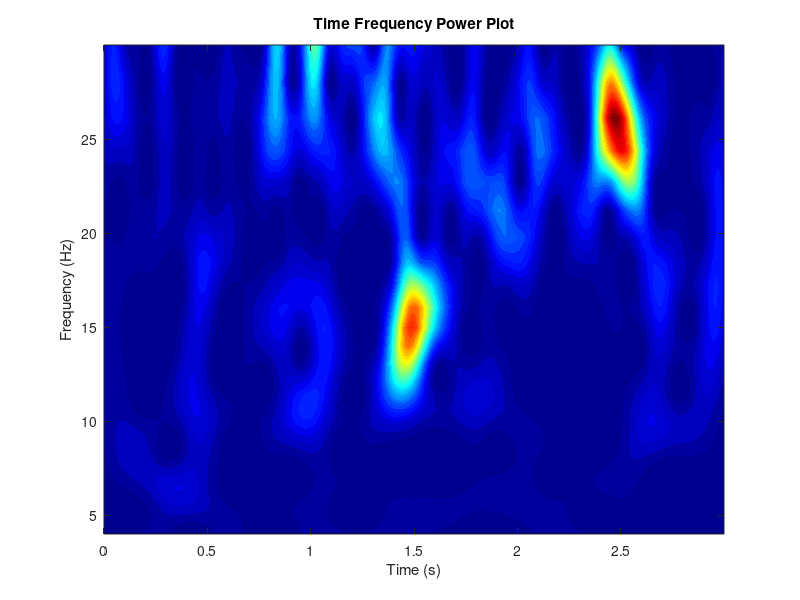

MATLAB code for this plot:
clear 

%% Setup Parameters
srate = 1000;           % in Hz
wavelt = -2:1/srate:2;  % best practice to have 0 in the center of the wavelet

data = 0;

% Frequency parameters
min_freq = 4; % Hz
max_freq = 30; % Hz
num_freq = 30; % count
frex = logspace(log10(min_freq),log10(max_freq),num_freq);

% different wavelet widths (number of wavelet cycles)
range_cycles = [ 4 10 ];
nCycles = logspace(log10(range_cycles(1)),log10(range_cycles(end)),num_freq);

% time vector
pnts   = 3000;
times = (0:pnts-1)/srate;


% Gaussian and sine parameters
peaktime = [0.5 1 1.5 2 2.5]; % seconds
width    = .12;
sinefreq = [5 10 15 20 25]; % for sine wave

for i = 1:length(peaktime)
   
    % create Gaussian taper
    gaus = exp( -(times-peaktime(i)).^2 / (2*width^2) );
    % trial-unique sine wave
    cosw = cos(2*pi*sinefreq(i)*times);
    
    data = data + 0.4*(cosw).* gaus;
    
end


data = data + randn(1,3000);

%% Loop

for trials = 1:40

    dataR = reshape(data,1,[]);

    % Initialise the time frequency matrix 
    %(number of frequencies by the length of the time vector)
    tf = zeros(num_freq, length(data));

    % Initialise the ITPC matrix 
    %(number of frequencies by the length of the time vector)
    itpc = zeros(num_freq, length(data));

    % N's for convolution
    nData = length(dataR);
    nKern = length(wavelt);
    nConv = nData + nKern - 1;
    half_wave = floor(nKern/2);

    % FFT for data
    dataX = fft(dataR, nConv);

    for fi=1:num_freq

        % create wavelet and get its FFT
        s = nCycles(fi)/(2*pi*frex(fi));
        cmw = exp(2*1i*pi*frex(fi).*wavelt) .* exp(-wavelt.^2./(2*s^2)); % Morlet Wavelet

        kernel = fft(cmw, nConv);
        % max-value normalize the spectrum of the wavelet
        kernel = kernel ./ max(kernel); 

        % Convolve
        as = ifft(dataX.*kernel);
        as = as(half_wave+1:end-half_wave);
        %as = reshape(as, length(data),[]); 

        %Compute time frequency power
        tf(fi,:) = tf(fi,:) + abs(as).^2;

        % compute ITPC
        itpc(fi,:) = itpc(fi,:) + abs(mean(exp(1i*angle(as)),2));

    end
end

% Average time frequency power matrix and ITPC over number of trials
tf = tf*(1/40);

%% Plotting 

% Time Axis Setup
timeAxis = (0:length(data)-1)/srate;

figure(10), clf

%Time Frequency Power Plot
%s1 = subplot(121);
contourf(timeAxis,frex,tf,40,'linecolor','none')
%conofinf('morl',dataR,length(data),data(1:1594),'plot');
xlabel('Time (s)'), ylabel('Frequency (Hz)'), title("Time Frequency Power Plot")
colormap(jet);

% % ITPC Plot
% s2 = subplot(122);
% contourf(timeAxis,frex,itpc,40,'linecolor','none')
% xlabel('Time (s)'), ylabel('Frequency (Hz)'), title("ITPC")
% colormap(s2,jet);
